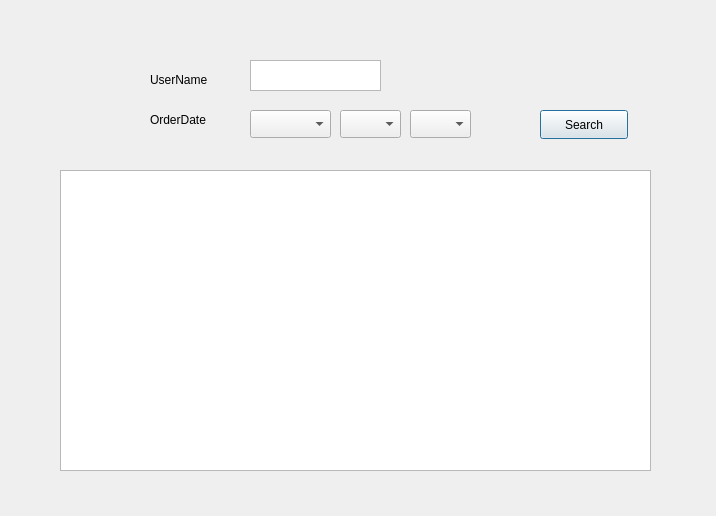
<?xml version="1.0" encoding="UTF-8"?>
<ui version="4.0">
 <class>select_s1</class>
 <widget class="QDialog" name="select_s1">
  <property name="geometry">
   <rect>
    <x>0</x>
    <y>0</y>
    <width>716</width>
    <height>516</height>
   </rect>
  </property>
  <property name="windowTitle">
   <string>Dialog</string>
  </property>
  <widget class="QLabel" name="label">
   <property name="geometry">
    <rect>
     <x>150</x>
     <y>70</y>
     <width>101</width>
     <height>20</height>
    </rect>
   </property>
   <property name="text">
    <string>UserName</string>
   </property>
  </widget>
  <widget class="QLabel" name="label_2">
   <property name="geometry">
    <rect>
     <x>150</x>
     <y>110</y>
     <width>101</width>
     <height>20</height>
    </rect>
   </property>
   <property name="text">
    <string>OrderDate</string>
   </property>
  </widget>
  <widget class="QPlainTextEdit" name="textEdit_userName">
   <property name="geometry">
    <rect>
     <x>250</x>
     <y>60</y>
     <width>131</width>
     <height>31</height>
    </rect>
   </property>
  </widget>
  <widget class="QComboBox" name="comboBox_day">
   <property name="geometry">
    <rect>
     <x>410</x>
     <y>110</y>
     <width>61</width>
     <height>28</height>
    </rect>
   </property>
  </widget>
  <widget class="QComboBox" name="comboBox_month">
   <property name="geometry">
    <rect>
     <x>340</x>
     <y>110</y>
     <width>61</width>
     <height>28</height>
    </rect>
   </property>
  </widget>
  <widget class="QComboBox" name="comboBox_year">
   <property name="geometry">
    <rect>
     <x>250</x>
     <y>110</y>
     <width>81</width>
     <height>28</height>
    </rect>
   </property>
  </widget>
  <widget class="QPushButton" name="btn_search">
   <property name="geometry">
    <rect>
     <x>540</x>
     <y>110</y>
     <width>88</width>
     <height>29</height>
    </rect>
   </property>
   <property name="text">
    <string>Search</string>
   </property>
  </widget>
  <widget class="QTableWidget" name="tableWidget">
   <property name="geometry">
    <rect>
     <x>60</x>
     <y>170</y>
     <width>591</width>
     <height>301</height>
    </rect>
   </property>
  </widget>
 </widget>
 <resources/>
 <connections/>
</ui>
